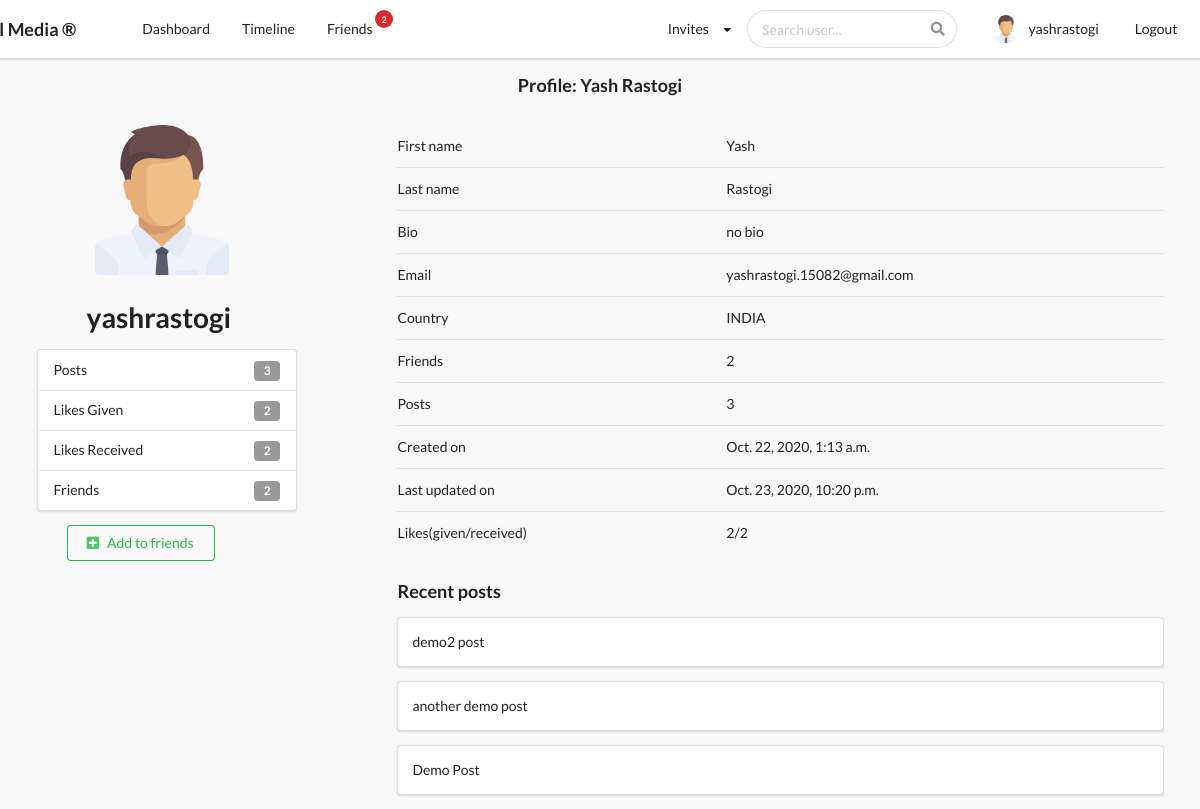
Page /profiles/yash-rastogi/ (signed in) on the earlier database version.
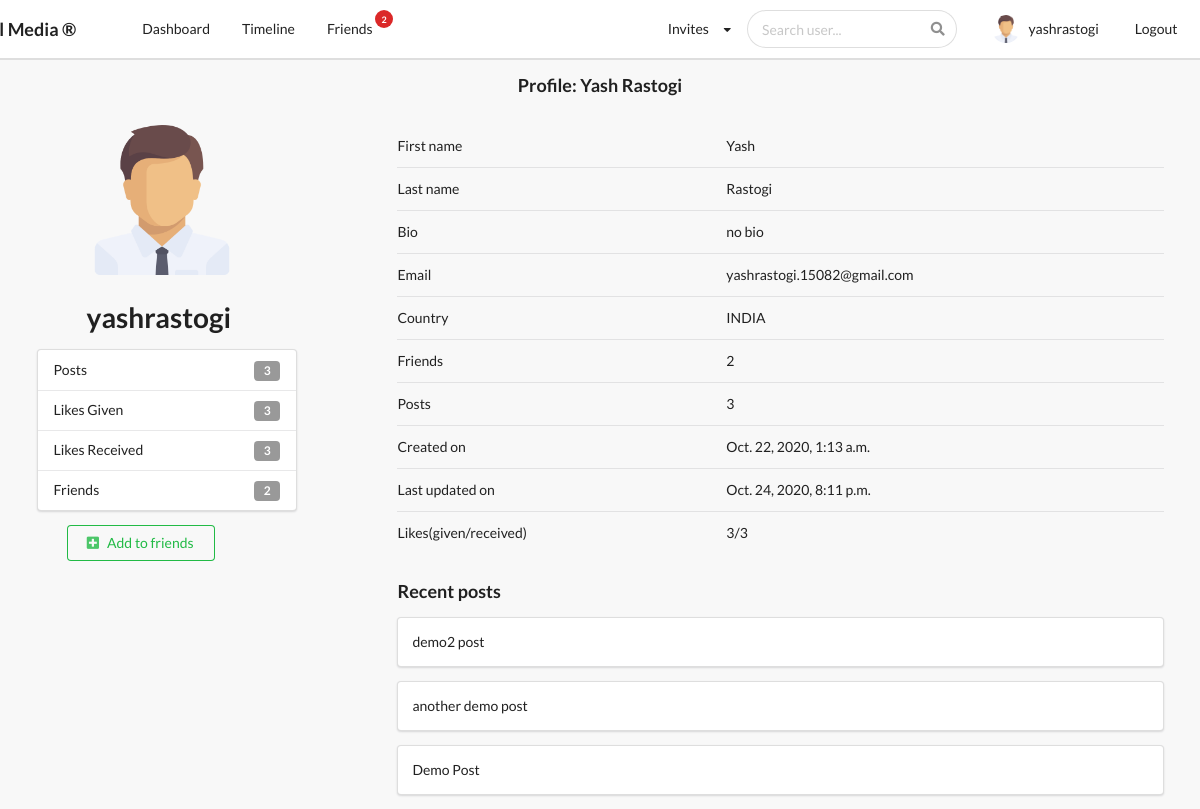
Same page on the later database version.
### profiles/models.py (models this page shows, shortened)
class Profile(models.Model):
    first_name = models.CharField(max_length = 200, blank = True)
    last_name = models.CharField(max_length = 200, blank = True)
    user = models.OneToOneField(settings.AUTH_USER_MODEL,on_delete=models.CASCADE)
    bio = models.TextField(default = "no bio", max_length=300, blank = True)
    email = models.EmailField(max_length = 200,blank = True)
    country = models.CharField(choices = COUNTRY_CHOICES, max_length = 100,blank = True)
    avatar = models.ImageField(default = "avatar.png", upload_to = 'avatars/')
    friends = models.ManyToManyField(settings.AUTH_USER_MODEL, blank = True, related_name='friends')
    slug = models.SlugField(unique = True, blank = True)
    updated = models.DateTimeField(auto_now=True)
    created =  models.DateTimeField(auto_now_add=True)
    objects = ProfileManager()
    __initial_first_name = None
    __initial_last_name = None
    def __init__(self,*args, **kwargs):
        super().__init__(*args, **kwargs)
        self.__initial_first_name = self.first_name
        self.__initial_last_name = self.last_name
    def get_friends_no(self):
        return self.friends.all().count()
    def get_no_of_post(self):
        return self.posts.all().count()
    def get_authors_post(self):
        return self.posts.all()
    def get_no_of_likes_given(self):
        likes = self.like_set.all()
        total_likes = 0
        for item in likes:
            if item.value == 'Like':
                total_likes += 1
        return total_likes
    def get_no_of_likes_received(self):
        posts = self.posts.all()
        total_likes = 0
        for item in posts:
            total_likes += item.liked.all().count()
        return total_likes

### posts/models.py (models this page shows, shortened)
class Like(models.Model):
    user = models.ForeignKey(Profile, on_delete=models.CASCADE)  #related_name="user_likes"
    post = models.ForeignKey(Post, on_delete=models.CASCADE)  #related_name="post_likes"
    value = models.CharField(choices = LIKE_CHOICES, max_length=8)
    updated = models.DateTimeField(auto_now=True)
    created = models.DateTimeField(auto_now_add=True)

class Post(models.Model):
    content = models.TextField()
    image = models.ImageField(upload_to='posts/', validators = [FileExtensionValidator(['png','jpg','jpeg'])], blank = True)
    liked = models.ManyToManyField(Profile, blank=True, related_name='likes')
    updated = models.DateTimeField(auto_now=True)
    created = models.DateTimeField(auto_now_add=True)
    author = models.ForeignKey(Profile, on_delete=models.CASCADE, related_name='posts')
    class Meta:
        ordering = ('-created',)    #newer post will be at the top and older post will be at bottom

### profiles/views.py (the view)
# urls.py: path('<slug>/', ProfileDetailView.as_view(), name='profiles_detail_view'),
class ProfileDetailView(LoginRequiredMixin, DetailView):
    model = Profile
    template_name = 'profiles/detail.html'
    def get_object(self, slug=None):
        slug = self.kwargs.get('slug')
        profile = Profile.objects.get(slug=slug)
        return profile
    def get_context_data(self, **kwargs):
        context = super().get_context_data(**kwargs)
        user = User.objects.get(username__iexact=self.request.user)
        profile = Profile.objects.get(user=user)
        context["profile"] = profile
        rel_r = Relationship.objects.filter(sender=profile)    #it store relationship we send to other user
        rel_s = Relationship.objects.filter(receiver=profile)  #it store relationship send by other user to our profile
        rel_receiver = []
        rel_sender = []
        for item in rel_r:
            rel_receiver.append(item.receiver.user)
        for item in rel_s:
            rel_sender.append(item.sender.user)
        context["rel_receiver"] = rel_receiver
        context["rel_sender"] = rel_sender
        context["posts"] = self.get_object().get_authors_post()
        context["len_posts"] = True if len(self.get_object().get_authors_post()) > 0 else False
        return context

### profiles/context_processors.py (called while the page is built)
def profile_dp(request):
    if request.user.is_authenticated:
        profile_obj = Profile.objects.get(user=request.user)
        pic = profile_obj.avatar
        return {'picture':pic}
    return {}

def invitation_received_no(request):
    if request.user.is_authenticated:
        profile_obj = Profile.objects.get(user=request.user)
        qs_count = Relationship.objects.invitations_received(profile_obj).count()
        return {'invites_no':qs_count}
    return {}

def friends_no(request):
    if request.user.is_authenticated:
        profile_obj = Profile.objects.get(user=request.user)
        count = profile_obj.get_friends_no()
        return {'friend_count':count}
    return {}

def search_profiles(request):
    if request.user.is_authenticated:
        context = {}
        context["qs_json"] = json.dumps(list(Profile.objects.values()), default=str)
        return context
    else:
        return {}

### profiles/models.py (called while the page is built)
    def invitations_received(self,receiver):
        qs = Relationship.objects.filter(receiver=receiver, status='send')
        return qs

### profiles/templates/profiles/detail.html (shortened to what the changed rows need)
{% extends 'base.html' %}
{% block content %}
    <h3 align="center">Profile: {{object.first_name}} {{object.last_name}}</h3>
    <div class="ui grid" style="margin-top:5px;">
        <div class="row">
            <div class="four wide column">
                <img class="ui small rounded image" src ={{object.avatar.url}} style="margin-left:50px;">
                <h1 style="margin-left:50px;">{{object.user}}</h1>
                <div class="ui vertical fluid menu">
                    <div class="item">
                        Posts
                        <div class="ui label">
                            {{object.get_no_of_post}}
                        </div>
                    </div>
                    <div class="item">
                        Likes Given
                        <div class="ui label">
                            {{object.get_no_of_likes_given}}
                        </div>
                    </div>
                    <div class="item">
                        Likes Received
                        <div class="ui label">
                            {{object.get_no_of_likes_received}}
                        </div>
                    </div>
                    <div class="item">
                        Friends
                        <div class="ui label">
                            {{object.get_friends_no}}
                        </div>
                    </div>
                </div>
                    {% if object.user not in rel_receiver and object.user not in rel_sender %}
                        <form action="{% url 'profiles:send_invite' %}" method="POST">
                            <button type="submit" class="ui positive basic button" style="margin-left:30px;"><i class="plus square icon"></i>Add to friends</button>
                        </form>
                    {% endif %}
                    <br>
            </div>
            <div class="eleven wide column">
                <table class="ui very basic table" >
                    <tbody>
                        <tr>
                            <td>First name</td>
                            <td>{{object.first_name}}</td>
                        </tr>
                        <tr>
                            <td>Last name</td>
                            <td>{{object.last_name}}</td>
                        </tr>
                        <tr>
                            <td>Bio</td>
                            <td>{{object.bio}}</td>
                        </tr>
                        <tr>
                            <td>Email</td>
                            <td>{{object.email}}</td>
                        </tr>
                        <tr>
                            <td>Country</td>
                            <td>{{object.country}}</td>
                        </tr>
                        <tr>
                            <td>Friends</td>
                            <td>{{object.get_friends_no}}</td>
                        </tr>
                        <tr>
                            <td>Posts</td>
                            <td>{{object.get_no_of_post}}</td>
                        </tr>
                        <tr>
                            <td>Created on</td>
                            <td>{{object.created}}</td>
                        </tr>
                        <tr>
                            <td>Last updated on</td>
                            <td>{{object.updated}}</td>
                        </tr>
                        <tr>
                            <td>Likes(given/received)</td>
                            <td>{{object.get_no_of_likes_given}}/{{object.get_no_of_likes_received}}</td>
                        </tr>
                    </tbody>
                </table>
            </div>
        </div>
    </div>
{% endblock content %}

Differences in the rows shown:
changed Profile "Yash": get_no_of_likes_given "2" → "3"; get_no_of_likes_received "2" → "3"; updated "Oct. 23, 2020, 10:20 p.m." → "Oct. 24, 2020, 8:11 p.m."
